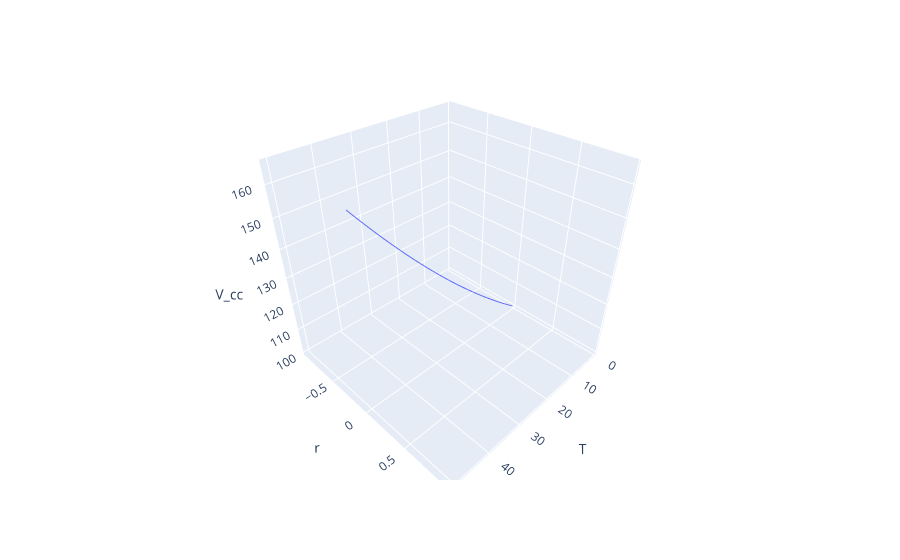

This figure's notebook cell:
### Code cell
import plotly.express as px
fig = px.line_3d(df_T, x="T", y="r", z="V_cc")
fig.show()

### Figure 1 — Plotly figure (JSON) as saved in the notebook; plotly's stock layout.template omitted (floating-point values rounded to 4 significant figures)
{"data": [{"hovertemplate": "T=%{x}<br>r=%{y}<br>V_cc=%{z}<extra></extra>", "legendgroup": "", "line": {"color": "#636efa", "dash": "solid"}, "mode": "lines", "name": "", "scene": "scene", "showlegend": false, "type": "scatter3d", "x": [1, 2, 3, 4, 5, 6, 7, 8, 9, 10, 11, 12, 13, 14, 15, 16, 17, 18, 19, 20, 21, 22, 23, 24, 25, 26, 27, 28, 29, 30, 31, 32, 33, 34, 35, 36, 37, 38, 39, 40, 41, 42, 43, 44, 45, 46, 47, 48, 49, 50], "y": [0.01, 0.01, 0.01, 0.01, 0.01, 0.01, 0.01, 0.01, 0.01, 0.01, 0.01, 0.01, 0.01, 0.01, 0.01, 0.01, 0.01, 0.01, 0.01, 0.01, 0.01, 0.01, 0.01, 0.01, 0.01, 0.01, 0.01, 0.01, 0.01, 0.01, 0.01, 0.01, 0.01, 0.01, 0.01, 0.01, 0.01, 0.01, 0.01, 0.01, 0.01, 0.01, 0.01, 0.01, 0.01, 0.01, 0.01, 0.01, 0.01, 0.01], "z": [101.0, 102.0, 103.0, 104.1, 105.1, 106.2, 107.3, 108.3, 109.4, 110.5, 111.6, 112.7, 113.9, 115.0, 116.2, 117.4, 118.5, 119.7, 120.9, 122.1, 123.4, 124.6, 125.9, 127.1, 128.4, 129.7, 131.0, 132.3, 133.6, 135.0, 136.3, 137.7, 139.1, 140.5, 141.9, 143.3, 144.8, 146.2, 147.7, 149.2, 150.7, 152.2, 153.7, 155.3, 156.8, 158.4, 160.0, 161.6, 163.2, 164.9]}], "layout": {"legend": {"tracegroupgap": 0}, "margin": {"t": 60}, "scene": {"domain": {"x": [0, 1], "y": [0, 1]}, "xaxis": {"title": {"text": "T"}}, "yaxis": {"title": {"text": "r"}}, "zaxis": {"title": {"text": "V_cc"}}}}}
